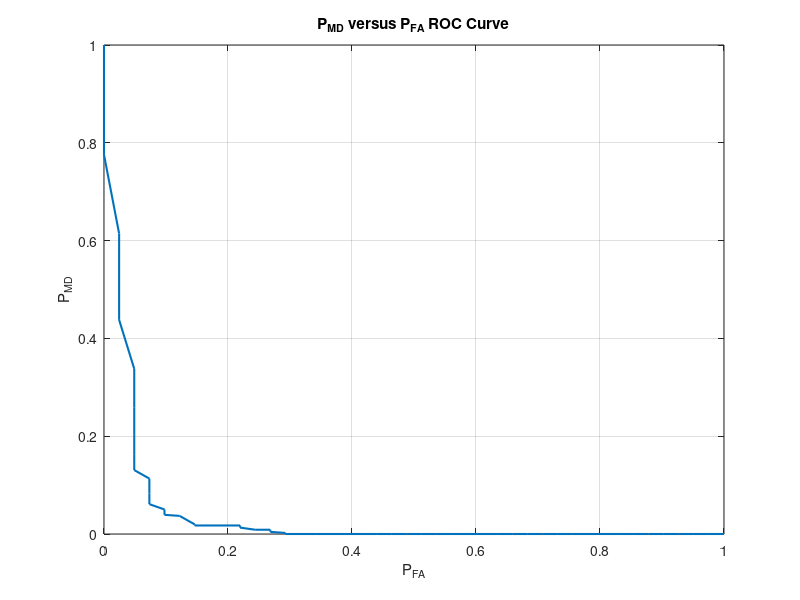

MATLAB code for this plot: (Note: this script raises an error after producing the figure.)
%% EE3404 Lab 5: Power Detection | Aimee Nogoy | akn264

%% Q1: Generate random data
clear; clc; close all

p = 0.1; %probability of TX
la0 = 1; %lambda 0
n = 1e5;
gamma = 10; % signal-to-noise ratio
la1 = (1+gamma)*la0; %lambda 1

u = rand(n,1); 
x = (u < p);
laval = [la0; la1];
la = laval(x+1);
y = exprnd(la); %generate random samples of y
% ^ the expectation of an exponential rv is 1/lambda but the matlab
% function just requires the lambda


%% Q2: ML detection
format; clc

t = (((1/la0)-(1/la1))^-1)*log(la1/la0);
xhat = (y >= t);

% false alarm
b = sum((xhat == 1) & (x == 0)); 
a = sum(x == 0);
Pfa = b / a;

% missed detection
d = sum((x == 1) & (xhat == 0));
c = sum(x == 1);
Pmd = d / c;

% error rate
Perr = sum(xhat ~= x) / n;

disp('For ML detection:')
txt1=['Probability of false alarm: ' num2str(Pfa)];
txt2=['Probability of missed detection: ' num2str(Pmd)];
txt3=['Probability of error: ' num2str(Perr)];
disp(txt1)
disp(txt2)
disp(txt3)


%% Q3: MAP detection
clc

t = (((1/la0)-(1/la1))^-1)*((log(1/la0))-(log(1/la1))...
    +(log(0.9))-(log(0.1)));
xhat = (y>=t);

% false alarm
b = sum((xhat==1) & (x==0)); 
a = sum(x==0);
Pfa = b / a;

% missed detection
d = sum((xhat==0) & (x==1));
c = sum(x==1);
Pmd = d / c;

% error rate
Perr = sum(xhat ~= x) / n;

disp('For MAP detection:')
txt1=['Probability of false alarm: ' num2str(Pfa)];
txt2=['Probability of missed detection: ' num2str(Pmd)];
txt3=['Probability of error: ' num2str(Perr)];
disp(txt1)
disp(txt2)
disp(txt3)

%% Q4: ROC curve
clc; close all
tvec = linspace(min(y),max(y),500);
len = length(tvec);
X = x(1:len)';
Y = y(1:len)';
Xhat = zeros(1,len);
pfa = zeros(1,len); pmd = zeros(1,len);
% false alarm and missed detection
for k = 1:len
   Xhat = (Y >= tvec(k));
   num1 = sum(Xhat==1 & X==0);
   den1 = sum(X==0);
   num2 = sum(Xhat==0 & X==1);
   den2 = sum(X==1);
   pfa(k) = num1/den1;
   pmd(k) = num2/den2;
end
figure
plot(pmd,pfa,'LineWidth',1.5)
title('P_M_D versus P_F_A ROC Curve')
ylabel('P_M_D'); xlabel('P_F_A')
grid on

shiz = round(pfa,2,'significant');
[~,ind] = find((shiz-0.01)==0.1);

txt1 = ['For a false alarm rate of pfa=0.1,the pmd is '...
    num2str(pmd(ind)) ' and the threshold is t=' num2str(tvec(ind))];
disp(txt1)

%%

% countMD = 0; countFA = 0; countR = 0;
% for i = 1:n
%     if Z(i,1)==1
%         if Z(i,2)==0 %missed detection
%             countMD = countMD+1;
%         else %1&1
%             countR = countR+1;
%         end
%     else
%         if Z(i,2)==1 % false alarm
%             countFA = countFA+1;
%         else %0&0
%             countR = countR+1;
%         end
%     end
% end
% countErr = n-countR;

% error rate
% Perr = countErr/n;
% Perr
% 
% false alarm
% Pfa = countFA/sum(Z(:,1)==0);
% Pfa
% 
% missed detection
% Pmd = countMD/sum(Z(:,1)==1);
% Pmd

